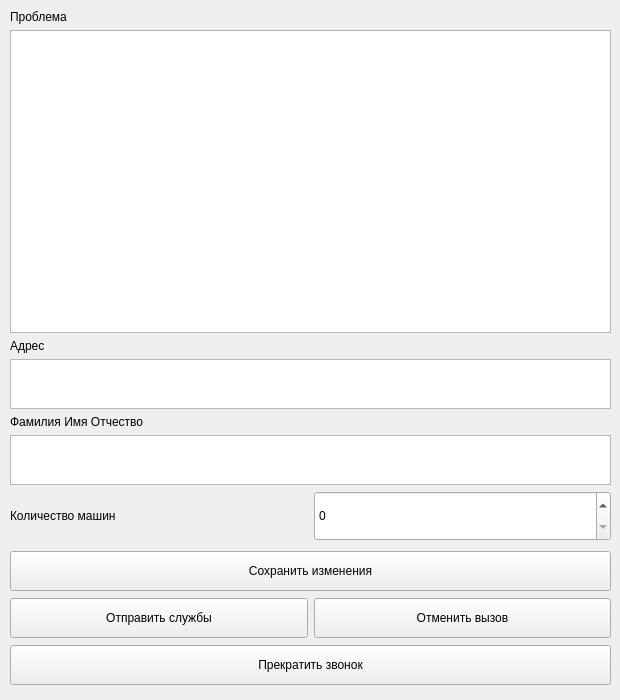
<?xml version="1.0" encoding="UTF-8"?>
<ui version="4.0">
 <class>Oper</class>
 <widget class="QWidget" name="Oper">
  <property name="geometry">
   <rect>
    <x>0</x>
    <y>0</y>
    <width>620</width>
    <height>700</height>
   </rect>
  </property>
  <property name="windowTitle">
   <string>Окно оператора</string>
  </property>
  <widget class="QWidget" name="verticalLayoutWidget">
   <property name="geometry">
    <rect>
     <x>10</x>
     <y>550</y>
     <width>601</width>
     <height>138</height>
    </rect>
   </property>
   <layout class="QVBoxLayout" name="verticalLayout">
    <item>
     <widget class="QPushButton" name="saveChangesBtn">
      <property name="minimumSize">
       <size>
        <width>0</width>
        <height>40</height>
       </size>
      </property>
      <property name="text">
       <string>Сохранить изменения</string>
      </property>
     </widget>
    </item>
    <item>
     <layout class="QHBoxLayout" name="horizontalLayout_2">
      <item>
       <widget class="QPushButton" name="sendBtn">
        <property name="minimumSize">
         <size>
          <width>0</width>
          <height>40</height>
         </size>
        </property>
        <property name="text">
         <string>Отправить службы</string>
        </property>
       </widget>
      </item>
      <item>
       <widget class="QPushButton" name="cancelBtn">
        <property name="minimumSize">
         <size>
          <width>0</width>
          <height>40</height>
         </size>
        </property>
        <property name="text">
         <string>Отменить вызов</string>
        </property>
       </widget>
      </item>
     </layout>
    </item>
    <item>
     <widget class="QPushButton" name="endCallBtn">
      <property name="minimumSize">
       <size>
        <width>0</width>
        <height>40</height>
       </size>
      </property>
      <property name="text">
       <string>Прекратить звонок</string>
      </property>
     </widget>
    </item>
   </layout>
  </widget>
  <widget class="QWidget" name="verticalLayoutWidget_2">
   <property name="geometry">
    <rect>
     <x>10</x>
     <y>10</y>
     <width>601</width>
     <height>531</height>
    </rect>
   </property>
   <layout class="QVBoxLayout" name="verticalLayout_2">
    <item>
     <widget class="QLabel" name="label_3">
      <property name="text">
       <string>Проблема</string>
      </property>
     </widget>
    </item>
    <item>
     <widget class="QTextEdit" name="textEdit"/>
    </item>
    <item>
     <widget class="QLabel" name="label_2">
      <property name="text">
       <string>Адрес</string>
      </property>
     </widget>
    </item>
    <item>
     <widget class="QTextEdit" name="addressEdit">
      <property name="minimumSize">
       <size>
        <width>0</width>
        <height>0</height>
       </size>
      </property>
      <property name="maximumSize">
       <size>
        <width>16777215</width>
        <height>50</height>
       </size>
      </property>
     </widget>
    </item>
    <item>
     <widget class="QLabel" name="label">
      <property name="text">
       <string>Фамилия Имя Отчество</string>
      </property>
     </widget>
    </item>
    <item>
     <widget class="QTextEdit" name="fioEdit">
      <property name="minimumSize">
       <size>
        <width>0</width>
        <height>50</height>
       </size>
      </property>
      <property name="maximumSize">
       <size>
        <width>16777215</width>
        <height>50</height>
       </size>
      </property>
     </widget>
    </item>
    <item>
     <layout class="QHBoxLayout" name="numCarsLayout">
      <item>
       <widget class="QLabel" name="label_4">
        <property name="text">
         <string>Количество машин</string>
        </property>
       </widget>
      </item>
      <item>
       <widget class="QSpinBox" name="numCarsBox">
        <property name="minimumSize">
         <size>
          <width>0</width>
          <height>50</height>
         </size>
        </property>
        <property name="minimum">
         <number>0</number>
        </property>
        <property name="singleStep">
         <number>1</number>
        </property>
       </widget>
      </item>
     </layout>
    </item>
   </layout>
  </widget>
 </widget>
 <resources/>
 <connections/>
</ui>
